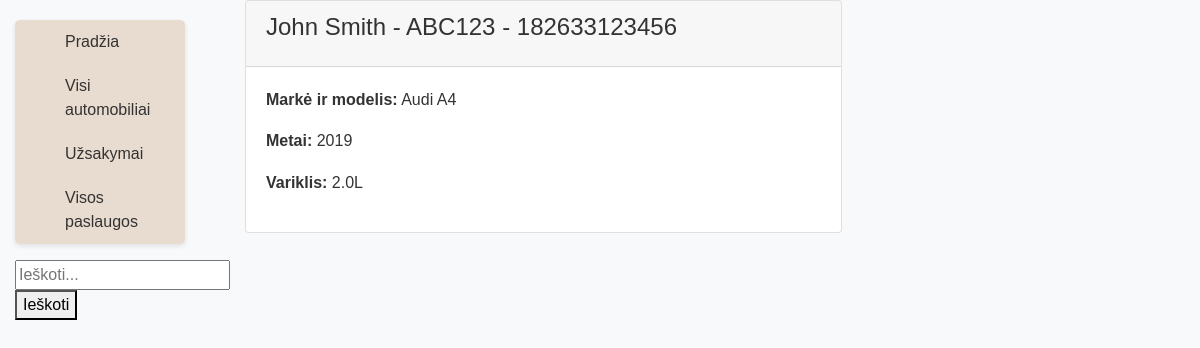
/autoservisas/automobiliai/1, run on the app's committed database.
### autoservisas/models.py (models this page shows, shortened)
class Automobilis(models.Model):
    valstybinis_nr = models.CharField('Numeris', max_length=100)
    vin = models.IntegerField('VIN', max_length=13)
    klientas = models.CharField('Klientas', max_length=100)
    modelis = models.ForeignKey('Modelis', on_delete=models.CASCADE, related_name='automobiliai')
    class Meta:
        verbose_name = 'Automobilis'
        verbose_name_plural = 'Automobiliai'

class Modelis(models.Model):
    marke = models.CharField('Markė', max_length=100)
    modelis = models.CharField('Modelis', max_length=100)
    metai = models.IntegerField('Metai')
    variklis = models.CharField('Variklis', max_length=100)
    class Meta:
        ordering = ['marke', 'modelis']
        verbose_name = 'Modelis'
        verbose_name_plural = 'Modeliai'

### autoservisas/views.py (the view)
# urls.py: path('automobiliai/<int:auto_id>', views.automobilis, name='auto-one'),
def automobilis(request, auto_id):
    automobilis = get_object_or_404(Automobilis, pk=auto_id)
    context = {
        'automobilis': automobilis
    }
    return render(request, 'automobilis.html', context=context)

### autoservisas/templates/automobilis.html
{% extends 'base.html' %}
{% block content %}
  <div class="container">
    <div class="columns">
      <div class="column col-8 col-mx-auto">
        <div class="card">
          <div class="card-header">
            <h4 class="card-title">{{ automobilis.klientas }} - {{ automobilis.valstybinis_nr }} - {{ automobilis.vin }}</h4>
          </div>
          <div class="card-body">
            <p><strong>Markė ir modelis:</strong> {{ automobilis.modelis.marke }} {{ automobilis.modelis.modelis }}</p>
            <p><strong>Metai:</strong> {{ automobilis.modelis.metai }}</p>
            <p><strong>Variklis:</strong> {{ automobilis.modelis.variklis }}</p>
          </div>
        </div>
      </div>
    </div>
  </div>
{% endblock %}

### autoservisas/static/css/styles.css (style rules this page uses)
body { background-color: #f8f9fa; font-family: Arial, sans-serif; color: #333333; }
p { line-height: 1.6; }

### data on the page
Automobilis: klientas "John Smith", valstybinis_nr "ABC123", vin "182633123456", modelis.marke "Audi", modelis.modelis "A4", modelis.metai "2019", modelis.variklis "2.0L"
